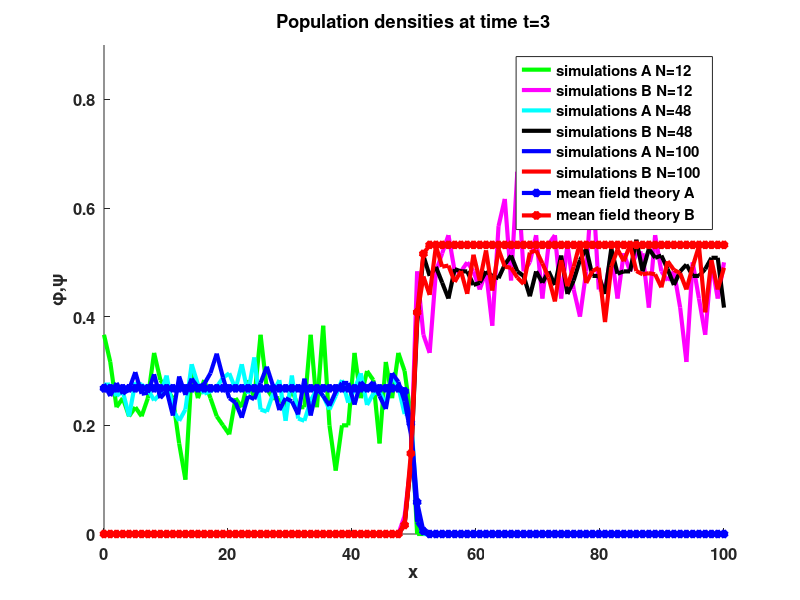
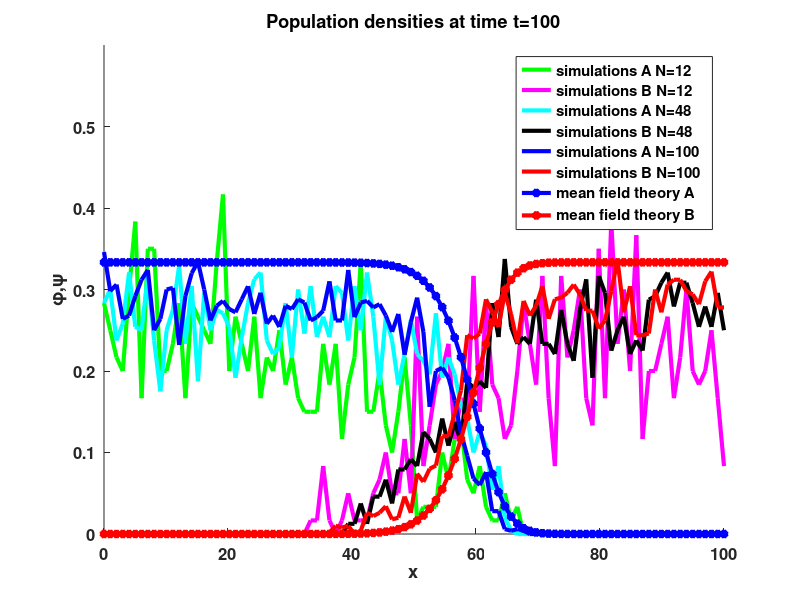

MATLAB code for these plots, in order: (Note: this script raises an error after producing the figures.)
% This code generates the early and late time plots 
% for the piecewise and Gaussian initial data:
% N = 12,48,100, S = 5, m1 = 0.5, m2 = 0.5, b1 = 0.5, b2 =
% 0.5, d1 = 0.5, d2 = 0.5, c11 = 0.5, c22 = 0.5, c12 = 0, c21 = 0.5. 

clc
clear all
close all

n1 = 3; % early
n2 = 100; % late

% piecewise continuos
load('piecewise2sNH.mat')

% early time
Col = ['g','c','b'];
Col1 = ['m','k','r']; 
figure
for i = 1:cc
    hold on
    plot(x,densn(n1,:,i),'color',Col(i),'linewidth',3)
    plot(x,densm(n1,:,i),'color',Col1(i),'linewidth',3)
end
plot(x,y(1:mx,n1),'b-*','linewidth',3)
plot(x,y(1+mx:2*mx,n1),'r-*','linewidth',3)
xlabel('x','FontSize',12,'FontWeight','bold') 
ylabel('\phi,\psi','FontSize',12,'FontWeight','bold') 
title(['Population densities at time t=' num2str(n1)])
legend({'simulations A N=12',...
        'simulations B N=12',...
        'simulations A N=48',...
        'simulations B N=48',...
        'simulations A N=100',...
        'simulations B N=100',...
        'mean field theory A',...
        'mean field theory B'},...
 'FontSize',12,'FontWeight','bold')
 set(gca,'FontSize',12,'FontWeight','bold')

axis([0 100 0 0.9])
 
% late time
figure 
for i = 1:cc
    hold on
    plot(x,densn(n2,:,i),'color',Col(i),'linewidth',3)
    plot(x,densm(n2,:,i),'color',Col1(i),'linewidth',3)
end
plot(x,y(1:mx,n2),'b-*','linewidth',3)
hold on
plot(x,y(1+mx:2*mx,n2),'r-*','linewidth',3)

xlabel('x','FontSize',12,'FontWeight','bold') 
ylabel('\phi,\psi','FontSize',12,'FontWeight','bold') 
title(['Population densities at time t=' num2str(n2)])
legend({'simulations A N=12',...
        'simulations B N=12',...
        'simulations A N=48',...
        'simulations B N=48',...
        'simulations A N=100',...
        'simulations B N=100',...
        'mean field theory A',...
        'mean field theory B'},...
 'FontSize',12,'FontWeight','bold')
 set(gca,'FontSize',12,'FontWeight','bold')

axis([0 100 0 0.6])

% Gaussian 
load('Gaussian2sNH.mat')

% early time 
figure
for i = 1:cc
    hold on
    plot(x,densn(n1,:,i),'color',Col(i),'linewidth',3)
    plot(x,densm(n1,:,i),'color',Col1(i),'linewidth',3)
end
plot(x,y(1:mx,n1),'b-*','linewidth',3)
plot(x,y(1+mx:2*mx,n1),'r-*','linewidth',3)
xlabel('x','FontSize',12,'FontWeight','bold') 
ylabel('\phi,\psi','FontSize',12,'FontWeight','bold') 
title(['Population densities at time t=' num2str(n1)])
legend({'simulations A N=12',...
        'simulations B N=12',...
        'simulations A N=48',...
        'simulations B N=48',...
        'simulations A N=100',...
        'simulations B N=100',...
        'mean field theory A',...
        'mean field theory B'},...
 'FontSize',12,'FontWeight','bold')
 set(gca,'FontSize',12,'FontWeight','bold')

axis([0 100 0 0.9])
 
% late time
figure 
for i = 1:cc
    hold on
    plot(x,densn(n2,:,i),'color',Col(i),'linewidth',3)
    plot(x,densm(n2,:,i),'color',Col1(i),'linewidth',3)
end
plot(x,y(1:mx,n2),'b-*','linewidth',3)
hold on
plot(x,y(1+mx:2*mx,n2),'r-*','linewidth',3)

xlabel('x','FontSize',12,'FontWeight','bold') 
ylabel('\phi,\psi','FontSize',12,'FontWeight','bold') 
title(['Population densities at time t=' num2str(n2)])
legend({'simulations A N=12',...
        'simulations B N=12',...
        'simulations A N=48',...
        'simulations B N=48',...
        'simulations A N=100',...
        'simulations B N=100',...
        'mean field theory A',...
        'mean field theory B'},...
 'FontSize',12,'FontWeight','bold')
 set(gca,'FontSize',12,'FontWeight','bold')

axis([0 100 0 0.6])

